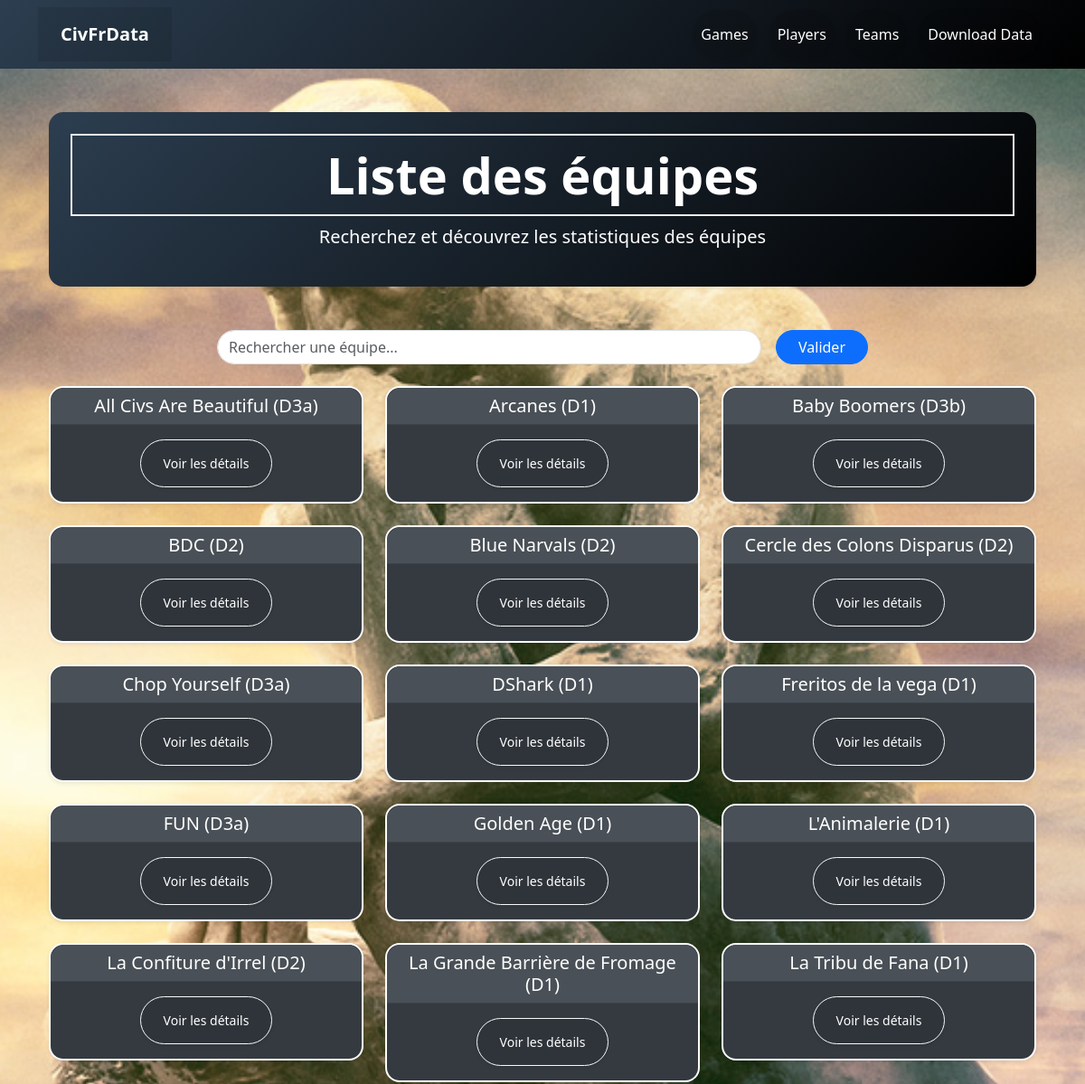
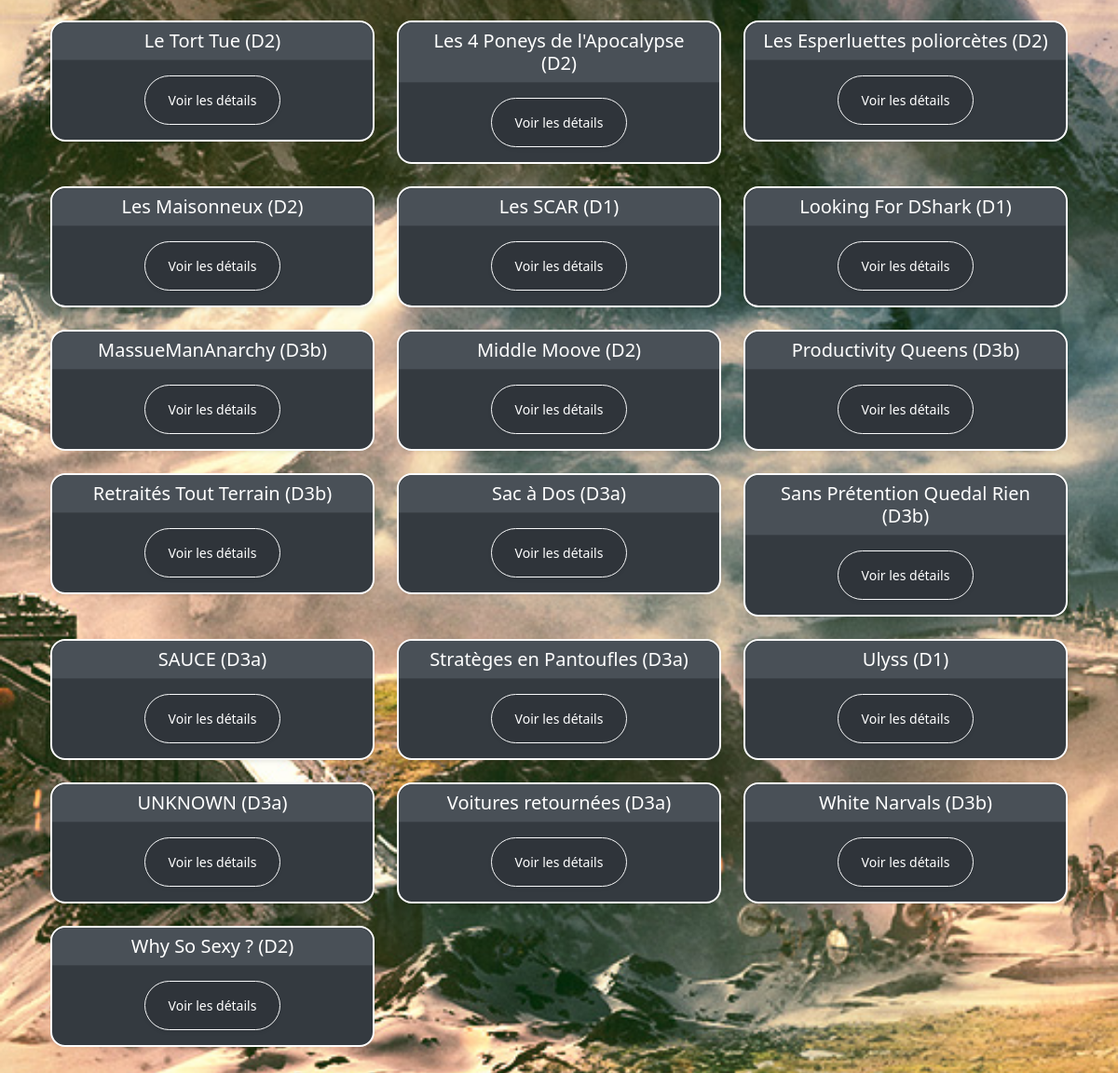
The app's page /team with its own data (2 pictures, top to bottom).
### tables this page shows
CREATE TABLE teams (
            team_name TEXT PRIMARY KEY,
            division TEXT
        );

### main.py (the view)
@app.route('/team')
def team_list():
    teams = get_all_teams()
    return render_template('team_list.html', teams=teams)

### main.py (called while the page is built)
def get_db_connection():
    conn = sqlite3.connect('database.db')
    conn.row_factory = sqlite3.Row
    return conn

def get_all_teams():
    conn = get_db_connection()
    conn.row_factory = sqlite3.Row
    teams = conn.execute('SELECT team_name, division FROM teams ORDER BY LOWER(team_name) ASC').fetchall()
    conn.close()
    return teams

### templates/team_list.html (shortened to what this page needs)
{% extends 'base.html' %}
{% block content %}
<div class="container my-5">
  <div class="p-4 rounded-4 shadow-sm" style="background: linear-gradient(135deg, #2c3e50, #000000);">
    <h1 class="display-4 text-white fw-bold text-center">Liste des équipes</h1>
    <p class="lead text-white text-center">Recherchez et découvrez les statistiques des équipes</p>
  </div>
</div>
<div class="container">
  <div class="row justify-content-center mb-4">
    <div class="col-md-8">
      <form id="teamSearchForm">
        <div class="input-group">
          <input type="text" id="teamQuery" name="query" class="form-control rounded-pill" placeholder="Rechercher une équipe..." autocomplete="off">
          <button type="submit" class="btn btn-primary rounded-pill ms-3 px-4">Valider</button>
        </div>
      </form>
    </div>
  </div>
  <div class="row">
    {% for team in teams %}
      <div class="col-md-4 mb-4">
        <div class="card shadow-sm rounded-4" style="border: 2px solid #Fcfcfc; background-color: #343a40;">
          <div class="card-header text-center rounded-top-4" style="background-color: #495057;">
            <h5 class="card-title mb-0 text-white">
              {{ team['team_name'] }} (D{{ team['division'] }})
            </h5>
          </div>
          <div class="card-body text-center">
            <a href="{{ url_for('team_details', team_name=team['team_name']) }}" class="btn btn-outline-light btn-sm rounded-pill shadow-sm">
              Voir les détails
            </a>
          </div>
        </div>
      </div>
    {% else %}
      <div class="col-12">
        <div class="alert alert-warning text-center" role="alert">
          Aucune équipe trouvée.
        </div>
      </div>
    {% endfor %}
  </div>
</div>
{% endblock %}
{% block scripts %}
<link rel="stylesheet" href="https://code.jquery.com/ui/1.13.2/themes/base/jquery-ui.css">
{% endblock %}

### static/css/style.css (style rules this page uses)
h1 { border: 2px #eee solid; color: brown; text-align: center; padding: 10px; }
a:link, a:visited, a:hover, a:active { background-color: rgba(0,0,0,0.1); color: white; padding: 15px 25px; text-align: center; text-decoration: none; display: inline-block; }
body { background-image: url(../assets/background-4cf7c7b5.jpg); background-size: cover; background-repeat: no-repeat; background-position: center; background-attachment: fixed; height: 300vh; }

### records on screen
teams: team_name "All Civs Are Beautiful", division "3a"
teams: team_name "Arcanes", division "1"
teams: team_name "Baby Boomers", division "3b"
teams: team_name "BDC", division "2"
teams: team_name "Blue Narvals", division "2"
teams: team_name "Cercle des Colons Disparus", division "2"
teams: team_name "Chop Yourself", division "3a"
teams: team_name "DShark", division "1"
teams: team_name "Freritos de la vega", division "1"
teams: team_name "FUN", division "3a"
teams: team_name "Golden Age", division "1"
teams: team_name "L'Animalerie", division "1"
teams: team_name "La Confiture d'Irrel", division "2"
teams: team_name "La Grande Barrière de Fromage", division "1"
teams: team_name "La Tribu de Fana", division "1"
teams: team_name "Le Tort Tue", division "2"
teams: team_name "Les 4 Poneys de l'Apocalypse", division "2"
teams: team_name "Les Esperluettes poliorcètes", division "2"
teams: team_name "Les Maisonneux", division "2"
teams: team_name "Les SCAR", division "1"
teams: team_name "Looking For DShark", division "1"
teams: team_name "MassueManAnarchy", division "3b"
teams: team_name "Middle Moove", division "2"
teams: team_name "Productivity Queens", division "3b"
teams: team_name "Retraités Tout Terrain", division "3b"
teams: team_name "Sac à Dos", division "3a"
teams: team_name "Sans Prétention Quedal Rien", division "3b"
teams: team_name "SAUCE", division "3a"
teams: team_name "Stratèges en Pantoufles", division "3a"
teams: team_name "Ulyss", division "1"
teams: team_name "UNKNOWN", division "3a"
teams: team_name "Voitures retournées", division "3a"
teams: team_name "White Narvals", division "3b"
teams: team_name "Why So Sexy ?", division "2"
